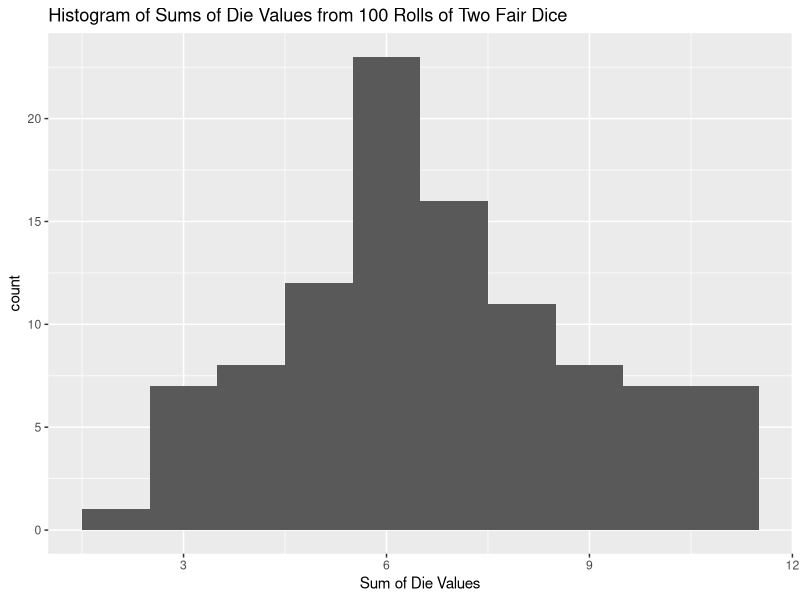
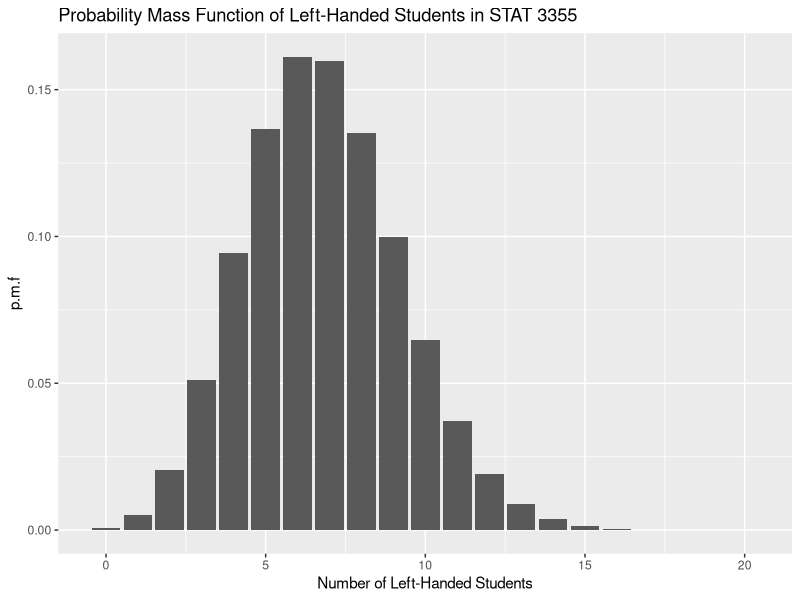

R code for these plots, in order:
## ---- chunk 1
knitr::opts_chunk$set(echo = TRUE)
## ---- chunk 2
# Simulate 10 flips of a fair coin
x <- c("T", "H")
sample(x, size = 10, replace = TRUE)

# Binomial distribution of Event A (7 or more heads)
p <- dbinom(7, size = 10, prob = 0.5) +
    dbinom(8, size = 10, prob = 0.5) +
    dbinom(9, size = 10, prob = 0.5) +
    dbinom(10, size = 10, prob = 0.5) 
round(p, 2)

# Binomial distribution of Event B (3 heads or less) 
q <- dbinom(4, size = 10, prob = 0.5) +
    dbinom(5, size = 10, prob = 0.5) +
    dbinom(6, size = 10, prob = 0.5) +
    dbinom(7, size = 10, prob = 0.5) + 
    dbinom(8, size = 10, prob = 0.5) +
    dbinom(9, size = 10, prob = 0.5) +
    dbinom(10, size = 10, prob = 0.5) 
p <- 1 - q
round(p, 2)
## ---- chunk 3
library(ggplot2)

# Guarantee reproducibility
set.seed(20220404)

# Simulate 100 rolls of two six-sided fair dice
# Combined sum is the random variable X
X <- sample(1:6, size = 100, replace = TRUE) + 
  sample(1:6, size = 100, replace = TRUE)

# Plot distribution of results
n <- length(X)
k <- ceiling(sqrt(n)) # Square root choice

ggplot() + 
  geom_histogram(mapping = aes(x = X),
                 bins = k) + 
  labs(x = "Sum of Die Values",
       title = "Histogram of Sums of Die Values from 100 Rolls of Two Fair Dice")

# Sample mean and sample variance
mean(X)
round(var(X), 2)
## ---- chunk 4
# Probability of 10 or fewer left-handed students in class
y <- pbinom(10, size = 52, prob = 0.131)
## ---- chunk 5
# Bar chart
x <- 0:20 # random variable - how many students are left-handed
y <- dbinom(x, size = 52, prob = 0.131)
ggplot() +
  geom_bar(mapping = aes(x = x, y = y),
           stat='identity') + 
  labs(title = "Probability Mass Function of Left-Handed Students in STAT 3355",
       x = "Number of Left-Handed Students",
       y = "p.m.f")
## ---- chunk 6
# Probability of a random cereal box having height of <=10.7 in
pnorm(10.7, mean = 12, sd = 0.5)
## ---- chunk 7
# Quantiles of the normal distribution
# 25th
round(qnorm(0.25, mean = 12, sd = 0.5), 2)
# Median
round(qnorm(0.50, mean = 12, sd = 0.5), 2)
# 75th
round(qnorm(0.75, mean = 12, sd = 0.5), 2)
